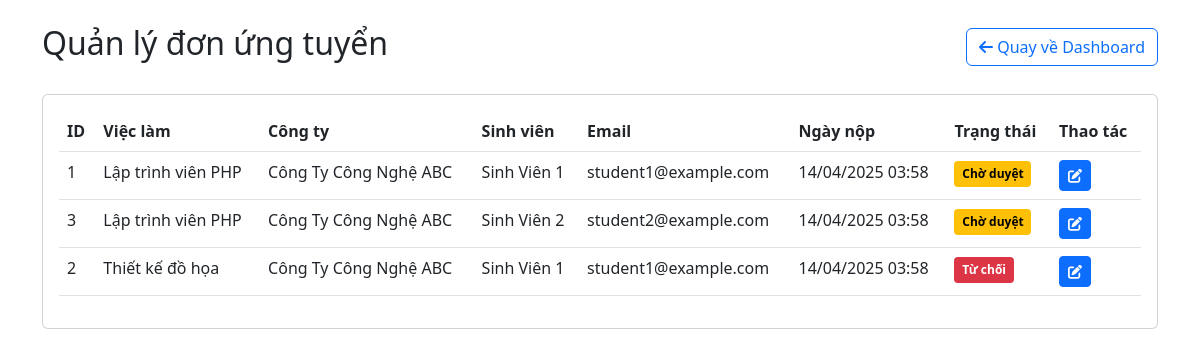
The app's page /applications_admin.php (signed in) with its own data.
### tables this page shows
CREATE TABLE `applications` (
  `id` int NOT NULL,
  `job_id` int NOT NULL,
  `student_id` int NOT NULL,
  `status` enum('pending','accepted','rejected') DEFAULT 'pending',
  `created_at` timestamp NULL DEFAULT CURRENT_TIMESTAMP,
  `updated_at` timestamp NULL DEFAULT CURRENT_TIMESTAMP ON UPDATE CURRENT_TIMESTAMP
);

CREATE TABLE `jobs` (
  `id` int NOT NULL,
  `company_id` int NOT NULL,
  `title` varchar(255) NOT NULL,
  `description` text,
  `requirements` text,
  `salary` varchar(255) DEFAULT NULL,
  `location` varchar(255) DEFAULT NULL,
  `category` varchar(255) DEFAULT NULL,
  `type` enum('full_time','part_time_morning','part_time_afternoon','flexible') NOT NULL,
  `created_at` timestamp NULL DEFAULT CURRENT_TIMESTAMP,
  `updated_at` timestamp NULL DEFAULT CURRENT_TIMESTAMP ON UPDATE CURRENT_TIMESTAMP
);

CREATE TABLE `companies` (
  `id` int NOT NULL,
  `user_id` int NOT NULL,
  `name` varchar(255) NOT NULL,
  `description` text,
  `address` varchar(255) DEFAULT NULL,
  `industry` varchar(255) DEFAULT NULL,
  `email` varchar(255) DEFAULT NULL,
  `phone` varchar(20) DEFAULT NULL,
  `website` varchar(255) DEFAULT NULL,
  `created_at` timestamp NULL DEFAULT CURRENT_TIMESTAMP,
  `updated_at` timestamp NULL DEFAULT CURRENT_TIMESTAMP ON UPDATE CURRENT_TIMESTAMP
);

CREATE TABLE `users` (
  `id` int NOT NULL,
  `name` varchar(255) NOT NULL,
  `email` varchar(255) NOT NULL,
  `password` varchar(255) NOT NULL,
  `role` enum('admin','company','student') NOT NULL,
  `created_at` timestamp NULL DEFAULT CURRENT_TIMESTAMP
);

### applications_admin.php (the view, shortened to what this page needs)
<?php
require_once 'config/config.php';
$stmt = $pdo->query("
    SELECT a.*,
           j.title as job_title,
           c.name as company_name,
           u.name as student_name,
           u.email as student_email
    FROM applications a
    JOIN jobs j ON a.job_id = j.id
    JOIN companies c ON j.company_id = c.id
    JOIN users u ON a.student_id = u.id
    ORDER BY a.created_at DESC
");
$applications = $stmt->fetchAll();
?>
<!DOCTYPE html>
<html lang="vi">
<head>
    <link href="https://cdn.jsdelivr.net/npm/bootstrap@5.3.0/dist/css/bootstrap.min.css" rel="stylesheet">
    <link href="https://cdnjs.cloudflare.com/ajax/libs/font-awesome/6.0.0/css/all.min.css" rel="stylesheet">
</head>
<body>
    <div class="container py-4">
        <div class="d-flex justify-content-between align-items-center mb-4">
            <h2>Quản lý đơn ứng tuyển</h2>
            <a href="index_admin.php" class="btn btn-outline-primary">
                <i class="fas fa-arrow-left"></i> Quay về Dashboard
            </a>
        </div>
        <div class="card">
            <div class="card-body">
                <div class="table-responsive">
                    <table class="table">
                        <thead>
                            <tr>
                                <th>ID</th>
                                <th>Việc làm</th>
                                <th>Công ty</th>
                                <th>Sinh viên</th>
                                <th>Email</th>
                                <th>Ngày nộp</th>
                                <th>Trạng thái</th>
                                <th>Thao tác</th>
                            </tr>
                        </thead>
                        <tbody>
                            <?php foreach ($applications as $application): ?>
                                <tr>
                                    <td><?php echo $application['id']; ?></td>
                                    <td><?php echo htmlspecialchars($application['job_title']); ?></td>
                                    <td><?php echo htmlspecialchars($application['company_name']); ?></td>
                                    <td><?php echo htmlspecialchars($application['student_name']); ?></td>
                                    <td><?php echo htmlspecialchars($application['student_email']); ?></td>
                                    <td><?php echo date('d/m/Y H:i', strtotime($application['created_at'])); ?></td>
                                    <td>
                                        <?php
                                        $statusClass = '';
                                        $statusText = '';
                                        switch ($application['status']) {
                                            case 'pending':
                                                $statusClass = 'status-pending';
                                                $statusText = 'Chờ duyệt';
                                                break;
                                            case 'rejected':
                                                $statusClass = 'status-rejected';
                                                $statusText = 'Từ chối';
                                                break;
                                        }
                                        ?>
                                        <span class="status-badge <?php echo $statusClass; ?>">
                                            <?php echo $statusText; ?>
                                        </span>
                                    </td>
                                    <td>
                                        <button type="button" class="btn btn-sm btn-primary"
                                                data-bs-toggle="modal"
                                                data-bs-target="#updateStatusModal<?php echo $application['id']; ?>">
                                            <i class="fas fa-edit"></i>
                                        </button>
                                    </td>
                                </tr>
                            <?php endforeach; ?>
                        </tbody>
                    </table>
                </div>
            </div>
        </div>
    </div>
</body>
</html>

### applications_admin.php (style rules this page uses)
.status-badge { padding: 0.35em 0.65em; font-size: 0.75em; font-weight: 700; line-height: 1; text-align: center; white-space: nowrap; vertical-align: baseline; border-radius: 0.25rem; }
.status-pending { background-color: #ffc107; color: #000; }
.status-rejected { background-color: #dc3545; color: #fff; }

### records on screen
applications: id "1", job.title "Lập trình viên PHP", companies.name "Công Ty Công Nghệ ABC", student.name "Sinh Viên 1", student.email "student1@example.com", created_at "14/04/2025 03:58", status "Chờ duyệt"
applications: id "3", job.title "Lập trình viên PHP", companies.name "Công Ty Công Nghệ ABC", student.name "Sinh Viên 2", student.email "student2@example.com", created_at "14/04/2025 03:58", status "Chờ duyệt"
applications: id "2", job.title "Thiết kế đồ họa", companies.name "Công Ty Công Nghệ ABC", student.name "Sinh Viên 1", student.email "student1@example.com", created_at "14/04/2025 03:58", status "Từ chối"
